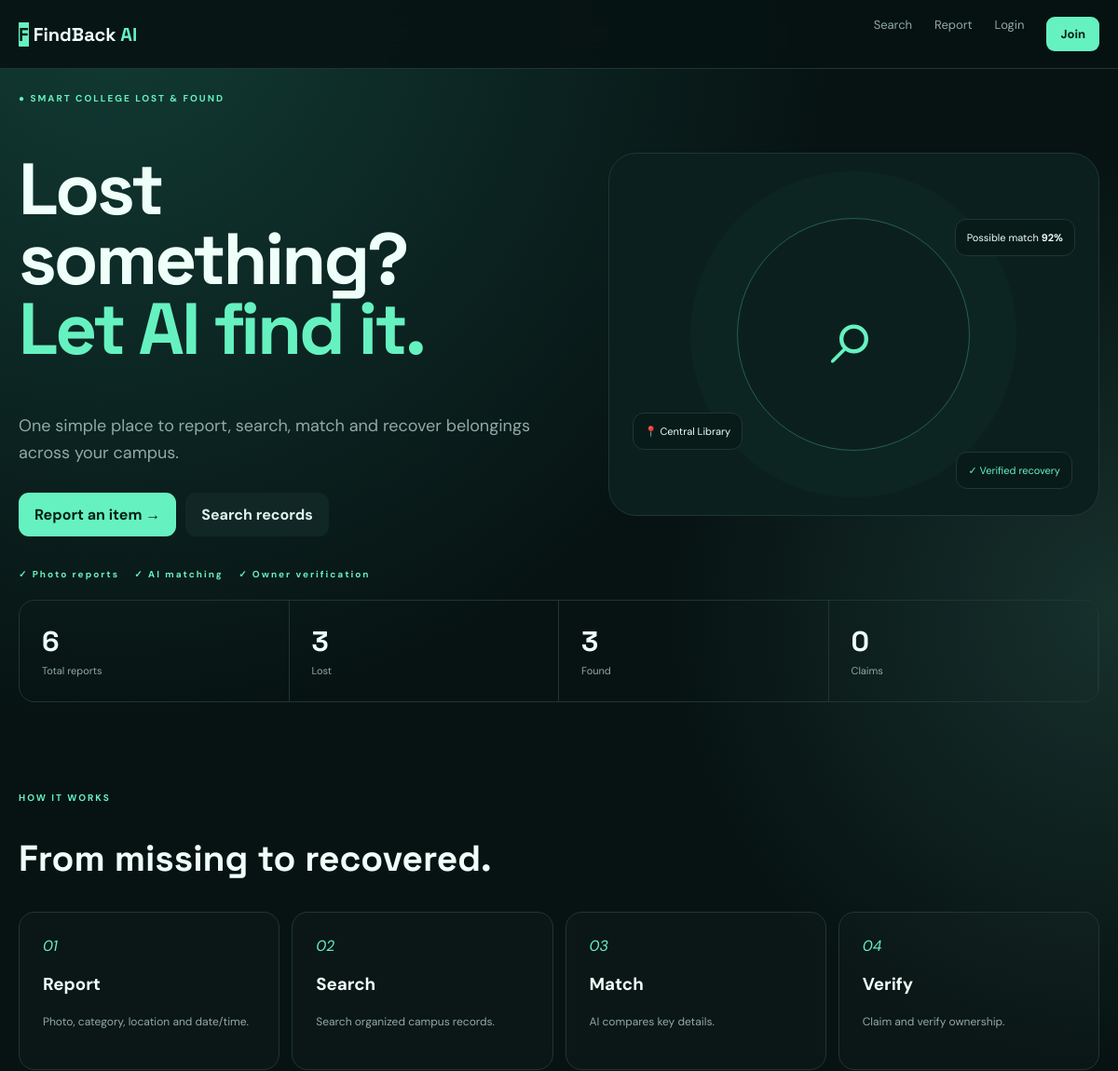
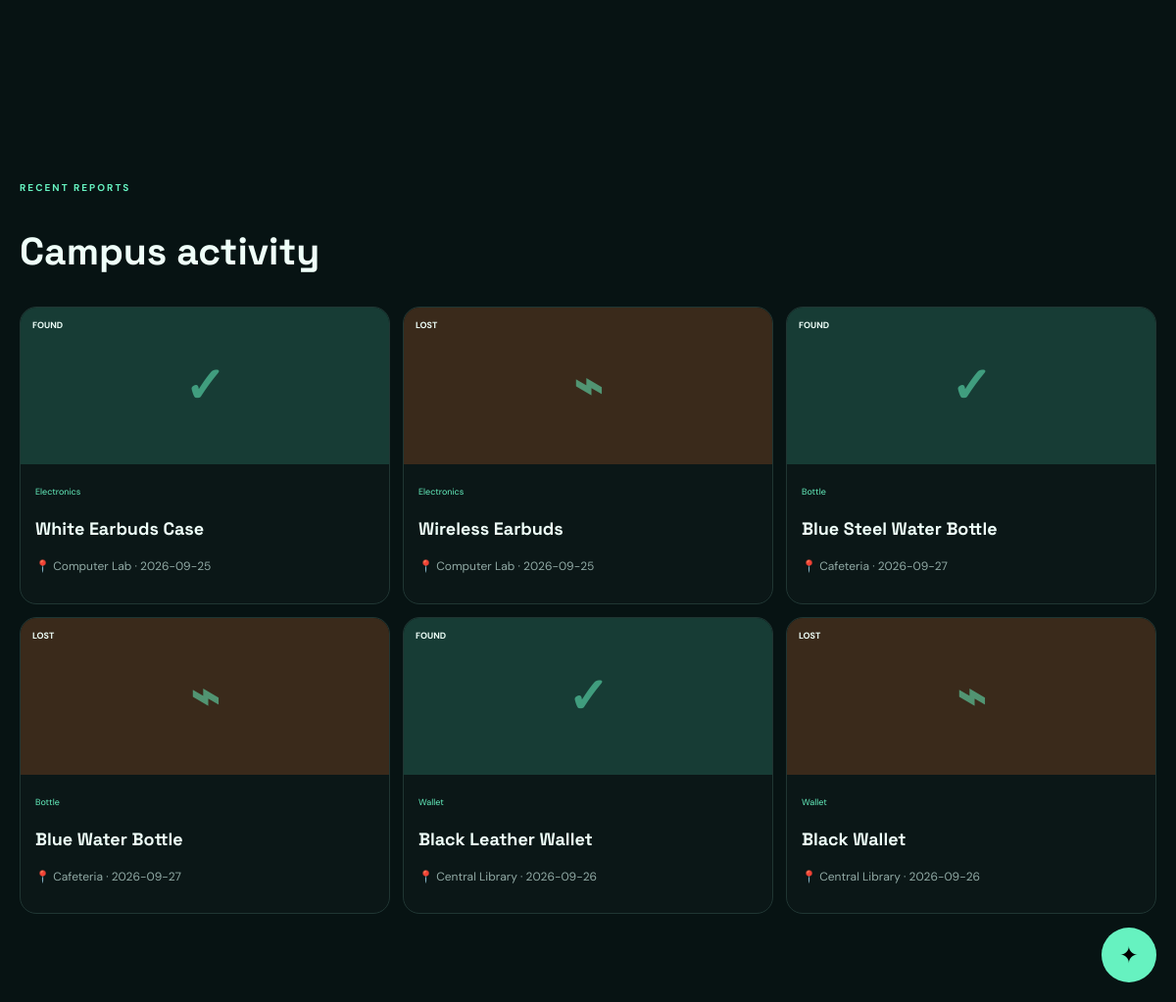
The page / on the database its author committed (2 pictures, top to bottom).
### tables this page shows
CREATE TABLE items(id INTEGER PRIMARY KEY AUTOINCREMENT,user_id INTEGER NOT NULL,item_type TEXT NOT NULL,title TEXT NOT NULL,description TEXT,category TEXT NOT NULL,location TEXT NOT NULL,event_date TEXT NOT NULL,event_time TEXT,image_path TEXT,status TEXT DEFAULT 'open',created_at TEXT DEFAULT CURRENT_TIMESTAMP,FOREIGN KEY(user_id) REFERENCES users(id));

### run.py (the view)
@app.route('/')
def home():
    with db() as c:
        stats={k:c.execute(q).fetchone()['n'] for k,q in {'items':'SELECT COUNT(*) n FROM items','lost':"SELECT COUNT(*) n FROM items WHERE item_type='lost'",'found':"SELECT COUNT(*) n FROM items WHERE item_type='found'",'claims':'SELECT COUNT(*) n FROM claims'}.items()};recent=c.execute('SELECT items.*,users.name reporter FROM items JOIN users ON users.id=items.user_id ORDER BY items.id DESC LIMIT 6').fetchall()
    return render_template('index.html',stats=stats,recent=recent)

### run.py (called while the page is built)
def db():
    c=sqlite3.connect(DB); c.row_factory=sqlite3.Row; c.execute('PRAGMA foreign_keys=ON'); return c

def current():
    if not session.get('uid'): return None
    with db() as c:return c.execute('SELECT id,name,email,role FROM users WHERE id=?',(session['uid'],)).fetchone()

@app.context_processor
def inject():return {'current_user':current()}

### templates/index.html
{% extends 'base.html' %}{% block title %}FindBack AI{% endblock %}{% block content %}<main class="wrap hero"><div><small>● SMART COLLEGE LOST & FOUND</small><h1>Lost something?<br><span>Let AI find it.</span></h1><p>One simple place to report, search, match and recover belongings across your campus.</p><div class="actions"><a class="btn primary" href="/report">Report an item →</a><a class="btn" href="/search">Search records</a></div><small>✓ Photo reports　 ✓ AI matching　 ✓ Owner verification</small></div><div class="visual"><div class="ring">⌕</div><div class="float one">Possible match <b>92%</b></div><div class="float two">📍 Central Library</div><div class="float three">✓ Verified recovery</div></div></main><section class="wrap stats">{% for k,t in [('items','Total reports'),('lost','Lost'),('found','Found'),('claims','Claims')] %}<div><b>{{stats[k]}}</b><span>{{t}}</span></div>{% endfor %}</section><section class="wrap section"><small>HOW IT WORKS</small><h2>From missing to recovered.</h2><div class="steps">{% for n,t,d in [('01','Report','Photo, category, location and date/time.'),('02','Search','Search organized campus records.'),('03','Match','AI compares key details.'),('04','Verify','Claim and verify ownership.')] %}<article><em>{{n}}</em><h3>{{t}}</h3><p>{{d}}</p></article>{% endfor %}</div></section><section class="wrap section"><small>RECENT REPORTS</small><h2>Campus activity</h2><div class="cards">{% for i in recent %}<a class="card" href="/item/{{i.id}}"><div class="pic {{i.item_type}}"><b>{{i.item_type|upper}}</b><strong>{{'⌁' if i.item_type=='lost' else '✓'}}</strong></div><div><small>{{i.category}}</small><h3>{{i.title}}</h3><p>📍 {{i.location}} · {{i.event_date}}</p></div></a>{% endfor %}</div></section>{% endblock %}

### templates/base.html (shortened to what this page needs)
<!doctype html><html><head><link rel="stylesheet" href="{{url_for('static',filename='style.css')}}"></head><body>
<header><a class="brand" href="/">F <span>FindBack <i>AI</i></span></a><nav><a href="/search">Search</a><a href="/report">Report</a>{% if current_user %}<a href="/dashboard">Dashboard</a><a class="cta" href="/logout">Logout</a>{% else %}<a href="/login">Login</a><a class="cta" href="/register">Join</a>{% endif %}</nav></header>
{% with ms=get_flashed_messages(with_categories=true) %}{% for c,m in ms %}<div class="flash {{c}}">{{m}}</div>{% endfor %}{% endwith %}{% block content %}{% endblock %}
<button id="fab">✦</button></body></html>

### static/style.css (style rules this page uses)
:root { --bg:#071313;--panel:#0d201e;--line:#203633;--text:#effff9;--muted:#91aaa5;--mint:#66f2c0;--orange:#ffb66b }
* { box-sizing:border-box }
body { margin:0;background:radial-gradient(circle at 10% 0,#123b34,transparent 32%),radial-gradient(circle at 100% 30%,#17312d,transparent 25%),var(--bg);color:var(--text);font-family:'DM Sans',sans-serif }
a { color:inherit;text-decoration:none }
.wrap { width:min(1160px,calc(100% - 32px));margin:auto }
header { height:74px;display:flex;align-items:center;justify-content:space-between;padding:0 max(16px,calc((100vw - 1160px)/2));border-bottom:1px solid var(--line);background:#071313e8;backdrop-filter:blur(14px);position:sticky;top:0;z-index:10 }
.brand { font:700 20px 'Space Grotesk' }
.brand:first-letter { background:var(--mint);color:#062019 }
.brand i { color:var(--mint);font-style:normal }
nav { display:flex;gap:24px;color:var(--muted);font-size:13px }
.cta { background:var(--mint);color:#062019;padding:10px 15px;border-radius:9px;font-weight:700 }
.hero { min-height:570px;display:grid;grid-template-columns:1.05fr .95fr;align-items:center;gap:50px }
.hero small,.page>small,.section>small,.authbox>small { color:var(--mint);letter-spacing:2px;font-size:10px;font-weight:700 }
.hero h1 { font:700 clamp(48px,7vw,78px)/.96 'Space Grotesk';letter-spacing:-3px }
.hero h1 span { color:var(--mint) }
.hero p { font-size:18px;line-height:1.6;color:var(--muted);max-width:620px }
.actions { display:flex;gap:10px;margin:28px 0 }
.btn { display:inline-flex;align-items:center;justify-content:center;gap:10px;border:0;border-radius:11px;padding:13px 17px;background:#102725;color:#dff4ee;font-weight:700;cursor:pointer }
.primary { background:var(--mint);color:#062019 }
.visual { height:390px;border:1px solid var(--line);border-radius:30px;background:#0b201e;position:relative }
.ring { position:absolute;left:50%;top:50%;transform:translate(-50%,-50%);width:250px;height:250px;border:1px solid #4bbd9b66;border-radius:50%;display:grid;place-items:center;font-size:90px;color:var(--mint);box-shadow:0 0 0 50px #66f2c006 }
.float { position:absolute;background:#091b19ee;border:1px solid var(--line);padding:12px;border-radius:12px;font-size:11px }
.one { right:25px;top:70px }
.two { left:25px;bottom:70px }
.three { right:28px;bottom:28px;color:var(--mint) }
.stats { display:grid;grid-template-columns:repeat(4,1fr);border:1px solid var(--line);border-radius:17px;overflow:hidden }
.stats div { padding:24px;border-right:1px solid var(--line) }
.stats b { display:block;font:700 30px 'Space Grotesk' }
.stats span { font-size:11px;color:var(--muted) }
.section { padding:90px 0 }
.section h2,.page h1 { font:700 39px 'Space Grotesk' }
.steps,.cards { display:grid;grid-template-columns:repeat(4,1fr);gap:13px }
.steps article,.card,.panel { border:1px solid var(--line);background:#ffffff04;border-radius:17px }
.steps article { padding:25px;min-height:170px }
.steps em { color:var(--mint) }
.steps p,.muted,.card p { color:var(--muted);font-size:12px;line-height:1.6 }
.cards { grid-template-columns:repeat(3,1fr) }
.card { overflow:hidden }
.pic { height:160px;background:#173c35;display:grid;place-items:center;position:relative }
.pic.lost { background:#3a2a1b }
.pic b { position:absolute;left:12px;top:12px;font-size:9px }
.pic strong { font-size:50px;color:#66f2c088 }
.card>div:last-child { padding:15px }
.card small { color:var(--mint);font-size:9px }
.card h3 { font:700 18px 'Space Grotesk' }
#fab { position:fixed;right:20px;bottom:20px;width:56px;height:56px;border:0;border-radius:50%;background:var(--mint);font-size:23px;z-index:30 }

### rows shown on the page
items: id "3", item_type "Lost", item_type "LOST", item_type "⌁", category "Bottle", title "Blue Water Bottle", location "Cafeteria", event_date "2026-09-27"
items: item_type "FOUND", item_type "✓", category "Electronics", title "White Earbuds Case", location "Computer Lab", event_date "2026-09-25"
items: item_type "LOST", item_type "⌁", category "Electronics", title "Wireless Earbuds", location "Computer Lab", event_date "2026-09-25"
items: item_type "FOUND", item_type "✓", category "Bottle", title "Blue Steel Water Bottle", location "Cafeteria", event_date "2026-09-27"
items: item_type "FOUND", item_type "✓", category "Wallet", title "Black Leather Wallet", location "Central Library", event_date "2026-09-26"
items: item_type "LOST", item_type "⌁", category "Wallet", title "Black Wallet", location "Central Library", event_date "2026-09-26"

### other values the page prints
{{ stats[k] }} "6" "3" "0"
{{ t }} "Total reports" "Found" "Claims"
{{ n }} "01" "02" "03" "04"
{{ t }} "Report" "Search" "Match" "Verify"
{{ d }} "Photo, category, location and date/time." "Search organized campus records." "AI compares key details." "Claim and verify ownership."
